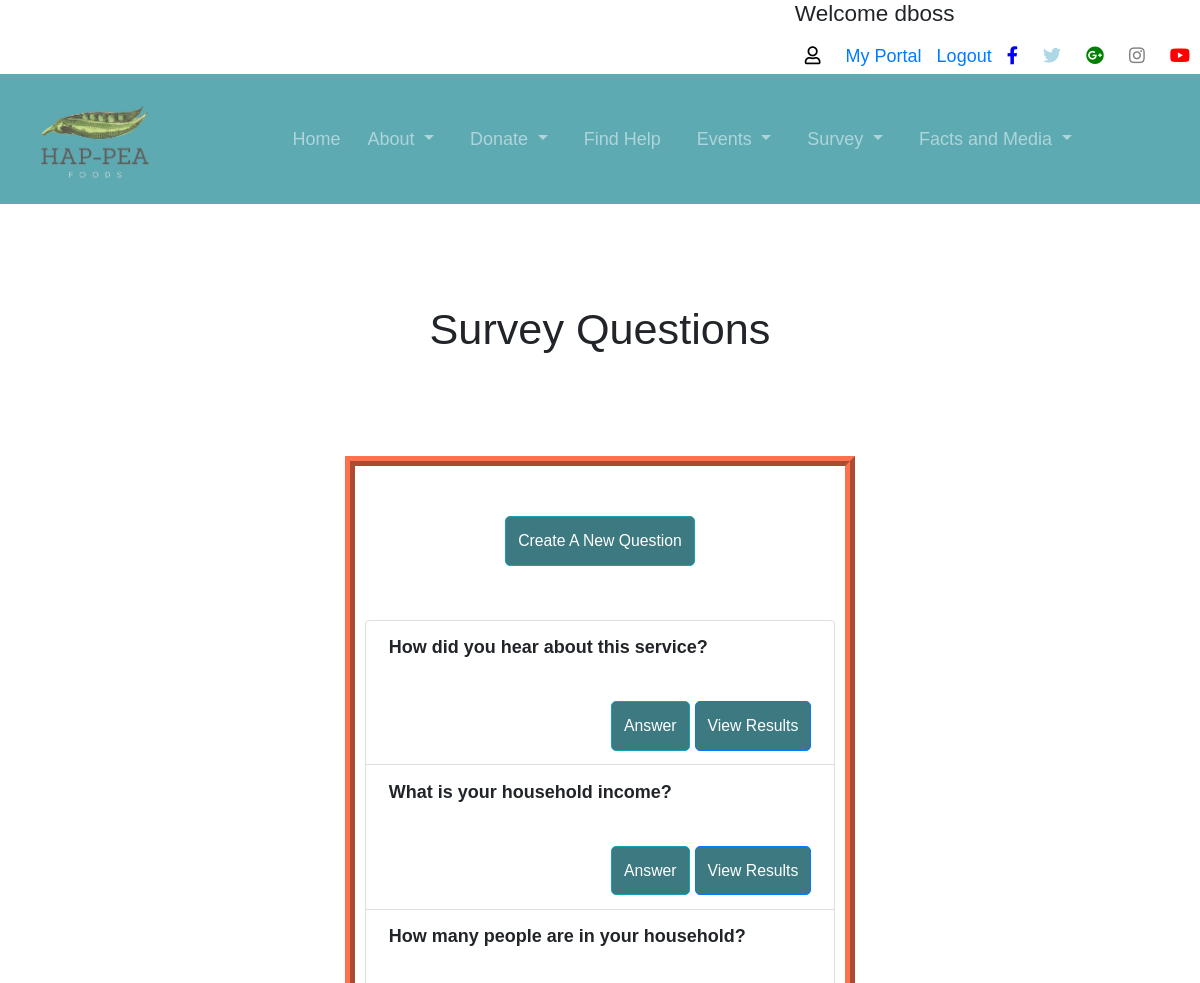
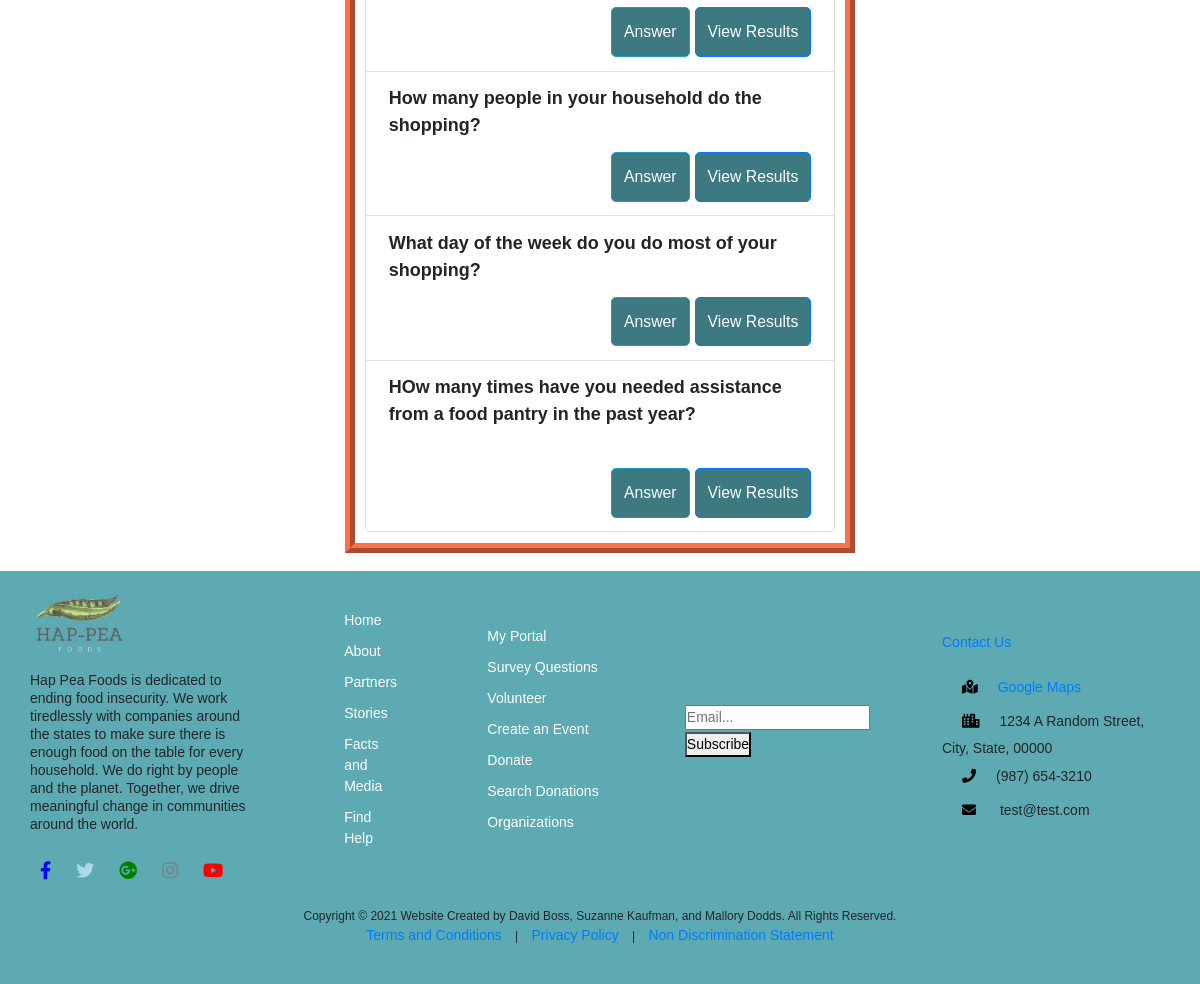
/survey/list (signed in), run on the app's committed database (2 pictures, top to bottom).
### survey/models.py (models this page shows, shortened)
class Questionnaire(models.Model):
    question = models.TextField()
    option_one = models.CharField(null=True, max_length=30)
    option_two = models.CharField(null=True, max_length=30)
    option_three = models.CharField(null=True, max_length=30)
    option_four = models.CharField(null=True, max_length=30)
    option_one_count = models.IntegerField(default = 0)
    option_two_count = models.IntegerField(default = 0)
    option_three_count = models.IntegerField(default = 0)
    option_four_count = models.IntegerField(default = 0)
    textAnswer = models.TextField(null = True)

### survey/views.py (the view)
# urls.py: path('list', views.survey_list_view, name='list'),
def survey_list_view(request): # list view
    questions = Questionnaire.objects.all()
    return render(request, 'survey/list.html', {'questions':questions})

### templates/survey/list.html (shortened to what this page needs)
{% extends 'base_layout.html' %}
{% block content %}
    <h1 class="text-center">Survey Questions</h1>
    <div class="col-md-6 offset-md-3">
      <div class="container" style="border: 10px solid #FF704D; border-style: ridge; padding: 2%;">
      {% if user.is_authenticated %}
        <center><a href="{% url 'create' %}" class="btn btn-info btn-sm">Create A New Question</a></center>
      {% endif %}
        <br/><br/>
        {% if questions %}
        <ul class="list-group">
            {% for question in questions %}
            <li class="list-group-item">
                <strong> {{ question.question }} </strong>
                <span class="float-right">
                  {% if user.is_superuser %}
                    <a href="{% url 'answer' question.id %}" class="btn btn-info btn-sm">Answer</a>
                    <a href="{% url 'results' question.id %}" class="btn btn-outline-primary btn-sm">View Results</a>
                  {% else %}
                    <a href="{% url 'answer' question.id %}" class="btn btn-info btn-sm">Answer</a>
                  {% endif %}
                </span>
            </li>
            {% endfor %}
        </ul>
        {% else %}
          <p>There are currently no questions.</p>
        {% endif %}
        </div>
    </div>
{% endblock %}

### templates/base_layout.html (shortened to what this page needs)
{% load static %}
<!DOCTYPE html>
<html lang="en" dir="ltr">
  <head>
    <link rel="stylesheet" href="https://maxcdn.bootstrapcdn.com/bootstrap/4.0.0/css/bootstrap.min.css">
    <link rel="stylesheet" href="{% static 'css/style.css' %}">
    <link rel="stylesheet" href="https://cdnjs.cloudflare.com/ajax/libs/font-awesome/5.15.2/css/all.min.css">
  </head>
  <body>
    <header>
     <div class="head-container">
       <div class="sm">
         {% if user.is_authenticated %}
           <h5>Welcome {{user.username}}</h5>
           <i class="far fa-user" style="color: black"></i>
           <a href="{% url 'portal' %}">My Portal</a>
           <a href="{% url 'accounts:logout' %}">Logout</a>
         {% else %}
           <i class="far fa-user" style="color: black"></i>
           <a href="{% url 'accounts:register' %}">Register</a>
           <a href="{% url 'accounts:login' %}">Login</a>
        {% endif %}
         <i class="fab fa-facebook-f" style="color: blue"></i>
         <i class="fab fa-twitter" style="color: lightblue"></i>
         <i class="fab fa-google-plus" style="color: green"></i>
         <i class="fab fa-instagram" style="color: grey"></i>
         <i class="fab fa-youtube" style="color: red"></i>
       </div>
     </div>
    </header>
    <nav class="navbar navbar-expand-md navbar-custom justify-content-evenly">
      <a href="/" class="navbar-brand"><img src="{% static 'logo2.jpg' %}" class = navimage alt=""></a>
      <div class="navbar-collapse collapse justify-content-center align-items-center w-100" id="navbarCustom">
        <ul class="navbar-nav mx-auto text-center">
            <li class="nav-item">
                <a class="nav-link" href="{% url 'home' %}">Home</a>
            </li>
            <li class="nav-item dropdown">
                <a class="nav-link dropdown-toggle px-3" href="#" id="navbarDropdown" data-toggle="dropdown" aria-haspopup="true" aria-expanded="false">
                  About
                </a>
            </li>
            <li class="nav-item dropdown">
                <a class="nav-link dropdown-toggle px-3" href="#" id="navbarDropdown" data-toggle="dropdown" aria-haspopup="true" aria-expanded="false">
                  Donate
                </a>
            </li>
            <li class="nav-item">
                <a class="nav-link px-3" href="{% url 'find_help' %}">Find Help</a>
            </li>
            <li class="nav-item dropdown">
                <a class="nav-link dropdown-toggle px-3" href="#" id="navbarDropdown" data-toggle="dropdown" aria-haspopup="true" aria-expanded="false">
                  Events
                </a>
            </li>
            <li class="nav-item dropdown">
                <a class="nav-link dropdown-toggle px-3" href="#" id="navbarDropdown" data-toggle="dropdown" aria-haspopup="true" aria-expanded="false">
                  Survey
                </a>
            </li>
            <li class="nav-item dropdown">
                <a class="nav-link dropdown-toggle px-3" href="#" id="navbarDropdown" data-toggle="dropdown" aria-haspopup="true" aria-expanded="false">
                  Facts and Media
                </a>
            </li>
        </ul>
    </div>
</nav>
    <div class="wrapper_container">
      {% block content %}
      {% endblock %}
    </div>
    <footer>
      <div class="foot-container">
        <div class="foot-columns">
          <div class="about">
            <div class="statement">
              <img src="{% static 'logo2.jpg' %}" class="img-logo" alt="peas">
              <p> Hap Pea Foods is dedicated to ending food insecurity. We work tiredlessly with companies around the states to make sure there is enough food on the table for every household.  We do right by people and the planet. Together, we drive meaningful change in communities around the world.</p>
            </div>
            <div class="sm">
              <i class="fab fa-facebook-f" style="color: blue"></i>
              <i class="fab fa-twitter" style="color: lightblue"></i>
              <i class="fab fa-google-plus" style="color: green"></i>
              <i class="fab fa-instagram" style="color: grey"></i>
              <i class="fab fa-youtube" style="color: red"></i>
            </div>
          </div>
          <div class="foot-links">
            <ul>
              <li><a href="{% url 'home' %}">Home</a></li>
              <li><a href="{% url 'about' %}">About</a></li>
              <li><a href="{% url 'partners' %}">Partners</a></li>
              <li><a href="{% url 'stories:stories' %}">Stories</a></li>
              <li><a href="{% url 'facts' %}">Facts and Media</a></li>
              <li><a href="{% url 'find_help' %}">Find Help</a></li>
            </ul>
          </div>
          <div class="foot-links-2">
            <ul>
              <li><a href="{% url 'portal' %}">My Portal</a></li>
              <li><a href="{% url 'list' %}">Survey Questions</a></li>
              <li><a href="{% url 'volunteer' %}">Volunteer</a></li>
              <li><a href="{% url 'events:create_event' %}">Create an Event</a></li>
              <li><a href="{% url 'donations:donations' %}">Donate</a></li>
              <li><a href="{% url 'donations:search' %}">Search Donations</a></li>
              <li><a href="{% url 'organizations' %}">Organizations</a></li>
            </ul>
          </div>
          <div class="subscribe">
            <form action="/action_page.php">
              <input type="email" placeholder="Email..." name="email">
              <button type="submit">Subscribe</button>
            </form>
          </div>
          <div class="contact">
            <h2><a href="{% url 'contact' %}">Contact Us</a></h2>
            <ul>
              <li><i class="fa fa-map-marked-alt" style="color: black"></i><a href="https://maps.google.com">Google Maps</a></li>
              <li><i class="fa fa-city" style="color: black"></i>1234 A Random Street, City, State, 00000</li>
              <li><i class="fa fa-phone" style="color: black"></i>(987) 654-3210</li>
              <li><i class="fa fa-envelope" style="color: black"></i> test@test.com</li>
          </ul>
          </div>
        </div>
        <div class="foot-columns">
          <div class="copyright">
            <p>Copyright &copy; 2021 Website Created by David Boss, Suzanne Kaufman, and Mallory Dodds. All Rights Reserved.
              <br />
              <a href="{% url 'terms_cond' %}">Terms and Conditions</a> | <a href="{% url 'privacy' %}">Privacy Policy</a> | <a href="{% url 'non_disc_stmt' %}">Non Discrimination Statement</a></p>
          </div>
        </div>
      </div>
    </footer>
  </body>
</html>

### static/css/style.css (style rules this page uses)
* { margin: 0; padding:0; outline: none; font-family: Arial, Helvetica, sans-serif; font-size: 18px; }
header { background: #FFF; }
.head-container { width: 100%; margin: 0 auto; display: flex; justify-content: flex-end; }
.head-container a { padding-left: 10px; }
.sm i { padding: 10px 10px; }
.navbar { min-height: 130px; background-color: #5DAAB2; }
.navbar-brand { padding: 0 15px; height: 40px; display: flex; align-items: center; justify-content: center; }
.navimage { max-height: 125px; max-width: 125px; }
.navbar-custom, .navbar-custom .navbar-text { color: rgba(255,255,255,.8); }
.navbar-custom .navbar-nav .nav-link { color: rgba(255,255,255,.5); }
.wrapper_container { max-width: 90%; margin: 0 auto; }
.wrapper_container h1 { text align: center; margin: 100px auto; font-size: 2.4em; }
footer { background: #5DAAB2; }
.foot-container { width: 95%; margin: 0 auto; }
.foot-columns { display: flex; margin: 1em 0; justify-content: space-between; align-items: center; }
.about { width: 20%; }
.statement img { height: 100px; }
.statement p { font-size: 14px; line-height: 1rem; }
.foot-links { width: 5%; }
.foot-links ul, .foot-links-2 ul { list-style-type: none; margin: 0; padding: 0; }
.foot-links li, .foot-links-2 li { padding: 5px 0; }
.foot-links a:link, .foot-links-2 a:link { color: #FFF; width: 10%; font-size: 14px; }
.subscribe { width: 15%; }
.subscribe input[type=email] { font-size: 14px; }
.subscribe button[type=submit] { font-size: 14px; }
.contact { width: 20%; }
.contact h2 { color: #FFF; padding-bottom: 10px; font-size: 16px; }
.contact ul { list-style-type: none; margin: 0; padding: 0; }
.contact a, li { font-size: 14px; }
.contact i { padding: 10px 20px; font-size: 14px; }
.copyright { text-align: center; width: 100%; padding-bottom: 20px; }
.copyright p { font-size: 12px; }
.copyright a { padding: 0 10px; font-size: 14px; }
.btn { margin-top: 40px; background: #3C7980; padding: 12px; text-align: center; color: #FFF; border-radius: 5px; cursor: pointer; }
html, body { height: 100%; margin: 0; padding: 0; }

### data on the page
Questionnaire: question "How did you hear about this service?"
Questionnaire: question "What is your household income?"
Questionnaire: question "How many people are in your household?"
Questionnaire: question "How many people in your household do the shopping?"
Questionnaire: question "What day of the week do you do most of your shopping?"
Questionnaire: question "HOw many times have you needed assistance from a food pantry in the past year?"

### other printed values
{{ user.username }} "dboss"
